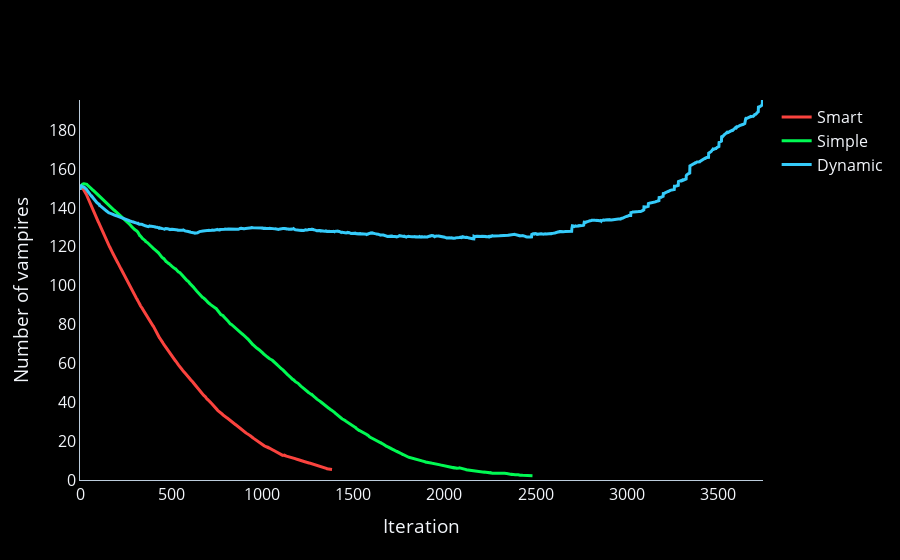

Notebook cell for this chart:
### Code cell
plot('Iteration','Number of vampires', 'Simple', 'Smart', 'Dynamic', df_simple, df_smart, df_dynamic, 'results/simple_smart_dynamic.jpg')

### Figure 1 — Plotly figure (JSON) as saved in the notebook; plotly's stock layout.template omitted (floating-point values rounded to 4 significant figures; data arrays with more than 128 entries replaced by an {"elided": "..."} marker saying what was removed)
{"data": [{"line": {"color": "#FA433E", "width": 3}, "mode": "lines", "name": "Smart", "type": "scatter", "x": {"elided": "1384 int values"}, "y": {"elided": "1384 float values"}}, {"line": {"color": "#00FA53", "width": 3}, "mode": "lines", "name": "Simple", "type": "scatter", "x": {"elided": "2484 int values"}, "y": {"elided": "2484 float values"}}, {"line": {"color": "#35CBFA", "width": 3}, "mode": "lines", "name": "Dynamic", "type": "scatter", "x": {"elided": "3749 int values"}, "y": {"elided": "3749 float values"}}], "layout": {"font": {"size": 16}, "paper_bgcolor": "rgb(0,0,0)", "plot_bgcolor": "rgb(0,0,0)", "xaxis": {"linecolor": "#BCCCDC", "showgrid": false, "title": {"text": "Iteration"}}, "yaxis": {"linecolor": "#BCCCDC", "range": [0, 195.6], "showgrid": false, "title": {"text": "Number of vampires"}}}}
